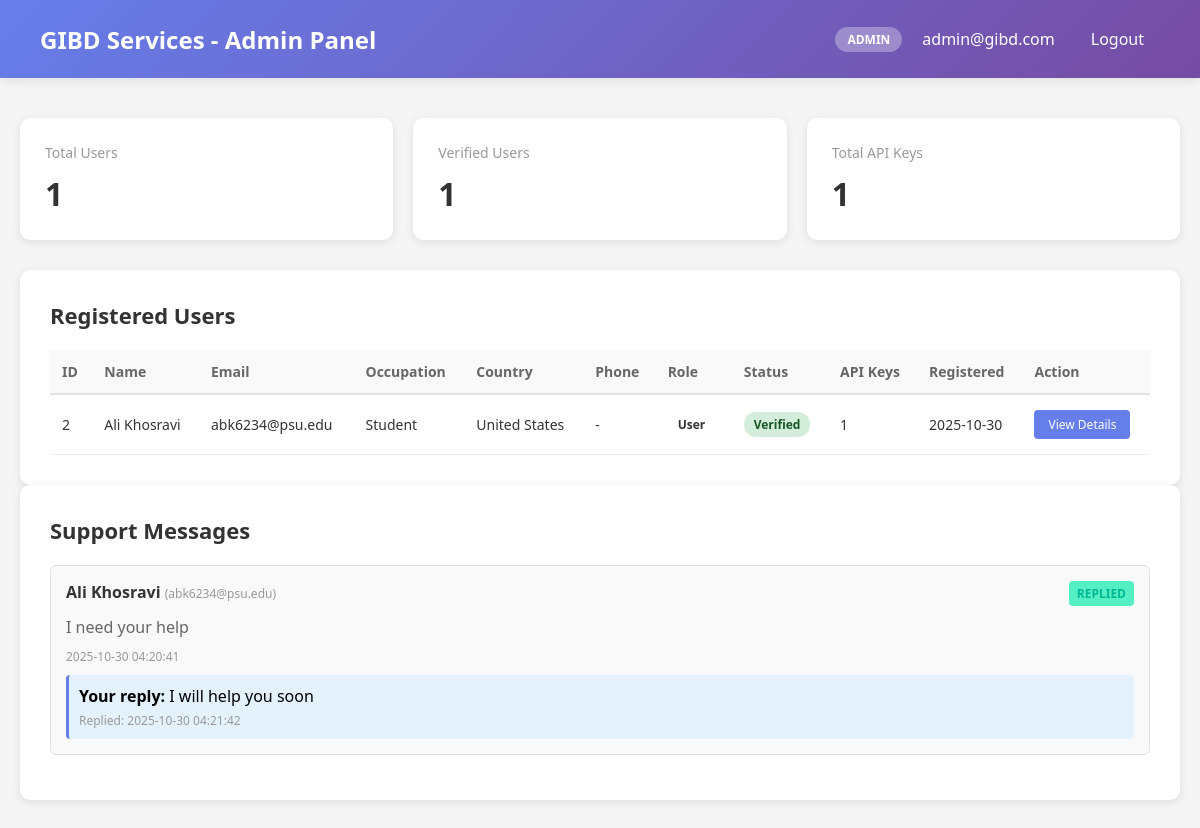
The page /admin (signed in) on the database its author committed.
### tables this page shows
CREATE TABLE users (
        id INTEGER PRIMARY KEY AUTOINCREMENT,
        email TEXT UNIQUE NOT NULL,
        password TEXT NOT NULL,
        first_name TEXT NOT NULL,
        last_name TEXT NOT NULL,
        country TEXT,
        phone_number TEXT,
        occupation TEXT,
        role TEXT DEFAULT 'user',
        is_admin INTEGER DEFAULT 0,
        is_verified INTEGER DEFAULT 0,
        verification_token TEXT,
        password_reset_token TEXT,
        password_reset_expires TIMESTAMP,
        remaining_credit REAL DEFAULT 50.0,
        created_at TIMESTAMP DEFAULT CURRENT_TIMESTAMP
    );

CREATE TABLE support_messages (
        id INTEGER PRIMARY KEY AUTOINCREMENT,
        user_id INTEGER NOT NULL,
        message TEXT NOT NULL,
        reply TEXT,
        status TEXT DEFAULT 'pending',
        created_at TIMESTAMP DEFAULT CURRENT_TIMESTAMP,
        replied_at TIMESTAMP,
        FOREIGN KEY (user_id) REFERENCES users (id)
    );

### app.py (the view)
@app.route('/admin')
@admin_required
def admin_dashboard():
    conn = get_db()
    users = conn.execute('''
        SELECT u.*,
               COUNT(DISTINCT a.id) as api_key_count
        FROM users u
        LEFT JOIN api_keys a ON u.id = a.user_id
        WHERE u.is_admin = 0
        GROUP BY u.id
        ORDER BY u.created_at DESC
    ''').fetchall()
    total_users = conn.execute('SELECT COUNT(*) as count FROM users WHERE is_admin = 0').fetchone()['count']
    verified_users = conn.execute('SELECT COUNT(*) as count FROM users WHERE is_admin = 0 AND is_verified = 1').fetchone()['count']
    total_api_keys = conn.execute('SELECT COUNT(*) as count FROM api_keys').fetchone()['count']
    support_messages = conn.execute('''
        SELECT sm.*, u.first_name, u.last_name, u.email
        FROM support_messages sm
        JOIN users u ON sm.user_id = u.id
        ORDER BY sm.created_at DESC
    ''').fetchall()
    conn.close()
    return render_template('admin_dashboard.html',
                         users=users,
                         total_users=total_users,
                         verified_users=verified_users,
                         total_api_keys=total_api_keys,
                         support_messages=support_messages)

### app.py (called while the page is built)
def get_db():
    conn = sqlite3.connect('users.db')
    conn.row_factory = sqlite3.Row
    return conn

def admin_required(f):
    @wraps(f)
    def decorated_function(*args, **kwargs):
        if 'user_id' not in session:
            flash('Please log in to access this page.', 'error')
            return redirect(url_for('login'))
        conn = get_db()
        user = conn.execute('SELECT is_admin FROM users WHERE id = ?', (session['user_id'],)).fetchone()
        conn.close()
        if not user or not user['is_admin']:
            flash('Access denied. Admin privileges required.', 'error')
            return redirect(url_for('dashboard'))
        return f(*args, **kwargs)
    return decorated_function

### templates/admin_dashboard.html (shortened to what this page needs)
<!DOCTYPE html>
<html lang="en">
<head>
</head>
<body>
    <nav class="navbar">
        <h1>GIBD Services - Admin Panel</h1>
        <div class="navbar-right">
            <span class="admin-badge">ADMIN</span>
            <span>{{ session['email'] }}</span>
            <a href="{{ url_for('logout') }}">Logout</a>
        </div>
    </nav>
    <div class="container">
        <div class="stats-grid">
            <div class="stat-card">
                <div class="stat-label">Total Users</div>
                <div class="stat-value">{{ total_users }}</div>
            </div>
            <div class="stat-card">
                <div class="stat-label">Verified Users</div>
                <div class="stat-value">{{ verified_users }}</div>
            </div>
            <div class="stat-card">
                <div class="stat-label">Total API Keys</div>
                <div class="stat-value">{{ total_api_keys }}</div>
            </div>
        </div>
        <div class="card">
            <h2>Registered Users</h2>
            {% if users %}
            <table>
                <thead>
                    <tr>
                        <th>ID</th>
                        <th>Name</th>
                        <th>Email</th>
                        <th>Occupation</th>
                        <th>Country</th>
                        <th>Phone</th>
                        <th>Role</th>
                        <th>Status</th>
                        <th>API Keys</th>
                        <th>Registered</th>
                        <th>Action</th>
                    </tr>
                </thead>
                <tbody>
                    {% for user in users %}
                    <tr>
                        <td>{{ user['id'] }}</td>
                        <td>{{ user['first_name'] }} {{ user['last_name'] }}</td>
                        <td>{{ user['email'] }}</td>
                        <td>{{ user['occupation'] or '-' }}</td>
                        <td>{{ user['country'] or '-' }}</td>
                        <td>{{ user['phone_number'] or '-' }}</td>
                        <td>
                            {% if user['role'] == 'developer' %}
                                <span class="badge badge-success">Developer</span>
                            {% else %}
                                <span class="badge">User</span>
                            {% endif %}
                        </td>
                        <td>
                            {% if user['is_verified'] %}
                                <span class="badge badge-success">Verified</span>
                            {% else %}
                                <span class="badge badge-warning">Pending</span>
                            {% endif %}
                        </td>
                        <td>{{ user['api_key_count'] }}</td>
                        <td>{{ user['created_at'][:10] }}</td>
                        <td>
                            <a href="{{ url_for('view_user', user_id=user['id']) }}" class="view-btn">View Details</a>
                        </td>
                    </tr>
                    {% endfor %}
                </tbody>
            </table>
            {% else %}
            <div class="no-data">No users registered yet.</div>
            {% endif %}
        </div>
        <div class="card">
            <h2>Support Messages</h2>
            {% if support_messages %}
                {% for msg in support_messages %}
                <div class="message-card">
                    <div class="message-header">
                        <div>
                            <span class="message-user">{{ msg['first_name'] }} {{ msg['last_name'] }}</span>
                            <span style="color: #999; font-size: 12px;">({{ msg['email'] }})</span>
                        </div>
                        <span class="message-status status-{{ msg['status'] }}">{{ msg['status'].upper() }}</span>
                    </div>
                    <div class="message-text">{{ msg['message'] }}</div>
                    <div class="message-date">{{ msg['created_at'] }}</div>
                    {% if msg['status'] == 'pending' %}
                    <form method="POST" action="{{ url_for('reply_support', message_id=msg['id']) }}" class="reply-form">
                        <textarea name="reply" placeholder="Type your reply here..." required></textarea>
                        <button type="submit" class="reply-btn">Send Reply</button>
                    </form>
                    {% else %}
                    <div style="background: #e3f2fd; padding: 10px; border-radius: 4px; margin-top: 10px; border-left: 3px solid #667eea;">
                        <strong>Your reply:</strong> {{ msg['reply'] }}
                        <div class="message-date" style="margin-top: 5px;">Replied: {{ msg['replied_at'] }}</div>
                    </div>
                    {% endif %}
                </div>
                {% endfor %}
            {% else %}
                <div class="no-data">No support messages yet.</div>
            {% endif %}
        </div>
    </div>
</body>
</html>

### templates/admin_dashboard.html (style rules this page uses)
* { margin: 0; padding: 0; box-sizing: border-box; }
body { font-family: 'Segoe UI', Tahoma, Geneva, Verdana, sans-serif; background: #f5f5f5; min-height: 100vh; }
.navbar { background: linear-gradient(135deg, #667eea 0%, #764ba2 100%); color: white; padding: 20px 40px; display: flex; justify-content: space-between; align-items: center; box-shadow: 0 2px 10px rgba(0, 0, 0, 0.1); }
.navbar h1 { font-size: 24px; }
.navbar-right { display: flex; gap: 20px; align-items: center; }
.navbar a { color: white; text-decoration: none; padding: 8px 16px; border-radius: 5px; transition: background 0.3s; }
.admin-badge { background: rgba(255, 255, 255, 0.3); padding: 4px 12px; border-radius: 20px; font-size: 12px; font-weight: 600; }
.container { max-width: 1400px; margin: 40px auto; padding: 0 20px; }
.stats-grid { display: grid; grid-template-columns: repeat(auto-fit, minmax(250px, 1fr)); gap: 20px; margin-bottom: 30px; }
.stat-card { background: white; border-radius: 10px; padding: 25px; box-shadow: 0 2px 10px rgba(0, 0, 0, 0.1); }
.stat-label { color: #999; font-size: 14px; margin-bottom: 10px; }
.stat-value { color: #333; font-size: 32px; font-weight: 700; }
.card { background: white; border-radius: 10px; padding: 30px; box-shadow: 0 2px 10px rgba(0, 0, 0, 0.1); }
.card h2 { color: #333; margin-bottom: 20px; font-size: 22px; }
table { width: 100%; border-collapse: collapse; }
thead { background: #f9f9f9; }
th { text-align: left; padding: 12px; color: #666; font-weight: 600; font-size: 14px; border-bottom: 2px solid #e0e0e0; }
td { padding: 15px 12px; border-bottom: 1px solid #f0f0f0; color: #333; font-size: 14px; }
.badge { display: inline-block; padding: 4px 10px; border-radius: 12px; font-size: 12px; font-weight: 600; }
.badge-success { background: #d4edda; color: #155724; }
.view-btn { padding: 6px 14px; background: #667eea; color: white; border: none; border-radius: 4px; cursor: pointer; font-size: 12px; text-decoration: none; display: inline-block; }
.message-card { background: #f9f9f9; border: 1px solid #e0e0e0; border-radius: 6px; padding: 15px; margin-bottom: 15px; }
.message-header { display: flex; justify-content: space-between; margin-bottom: 10px; }
.message-user { font-weight: 600; color: #333; }
.message-status { padding: 4px 8px; border-radius: 4px; font-size: 12px; font-weight: 600; }
.status-replied { background: #55efc4; color: #00b894; }
.message-text { color: #666; margin-bottom: 10px; }
.message-date { font-size: 12px; color: #999; }

### rows shown on the page
users: email "admin@gibd.com"
users: id "2", first_name "Ali", last_name "Khosravi", email "abk6234@psu.edu", occupation "Student", country "United States", phone_number "-", role "User", shows "Verified", api_key_count "1", created_at "2025-10-30"
support_messages: first_name "Ali", last_name "Khosravi", email "abk6234@psu.edu", status "REPLIED", message "I need your help", created_at "2025-10-30 04:20:41", reply "I will help you soon", replied_at "2025-10-30 04:21:42"

### other values the page prints
{{ total_users }} "1"
{{ verified_users }} "1"
{{ total_api_keys }} "1"
